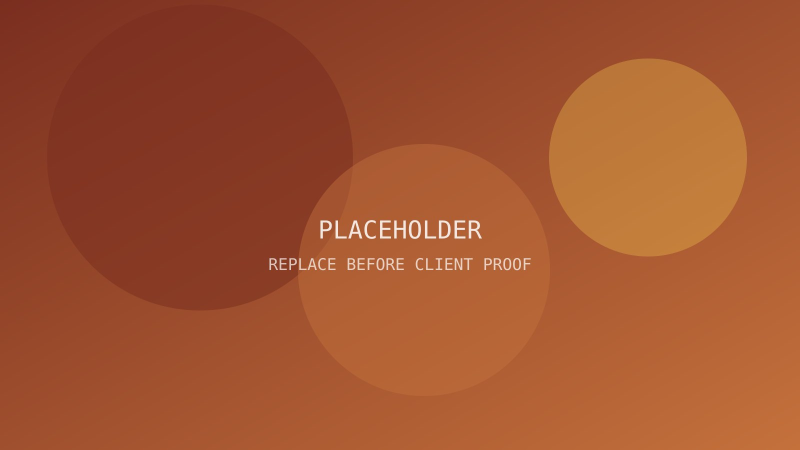
#> input picture modules/ad_builder/assets/bella-vista-catering/hero-landscape.jpg, 1600 x 900 px (shown at 1/2 size)
$ python -i intelligence.py   (imports and definitions only)
#> lines starting #> are read from the running program, lines starting #| are printed output that depends on the picture
#> further down, picture is the input picture: PIL image 1600x900 RGB; mean R, G, B 161.1, 82.9, 47.1
"""Deterministic Media Intelligence: fingerprints, quality, and search text.

AI is not used here. The scheduler can safely run this before the vision sweep,
which gives that sweep a content hash and prevents paying to understand an
unchanged image twice.
"""
from __future__ import annotations

import hashlib
import io
import math
import time
from datetime import datetime, timezone
from urllib.parse import urlparse

import requests
from PIL import Image, ImageFilter, ImageOps, ImageStat
from sqlalchemy import select

from .models import (
    ImageDescription, MediaAssetDetail, MediaSearchDocument, SavedImage, session,
)
from .platform import detail_for

BATCH = 40
BUDGET_SECONDS = 45
MAX_BYTES = 25 * 1024 * 1024
MAX_ATTEMPTS = 3
SEARCH_VERSION = "media-metadata-v1"
FINGERPRINT_VERSION = "sha256+dhash64-v1"


# [24 lines that did not run here, left out]


def _dhash(image: Image.Image) -> str:
    gray = ImageOps.exif_transpose(image).convert("L").resize(
        (9, 8), Image.Resampling.LANCZOS)
    values = list(gray.getdata())
    bits = 0
    for y in range(8):
        for x in range(8):
            bits = (bits << 1) | int(values[y * 9 + x] > values[y * 9 + x + 1])
    return f"{bits:016x}"


def hamming_distance(left: str, right: str) -> int:
    try:
        return (int(left, 16) ^ int(right, 16)).bit_count()
    except (TypeError, ValueError):
        return 64


def _quality(image: Image.Image) -> dict:
    image = ImageOps.exif_transpose(image).convert("RGB")
    width, height = image.size
#> width = 1600; height = 900
    megapixels = width * height / 1_000_000
#> megapixels = 1.44
    if megapixels >= 8:
        resolution = 45
    elif megapixels >= 3:
        resolution = 38
    elif megapixels >= 1.5:
        resolution = 30
    elif megapixels >= .8:
        resolution = 20
    else:
        resolution = max(4, round(megapixels * 20))

    sample = image.copy()
    sample.thumbnail((640, 640), Image.Resampling.LANCZOS)
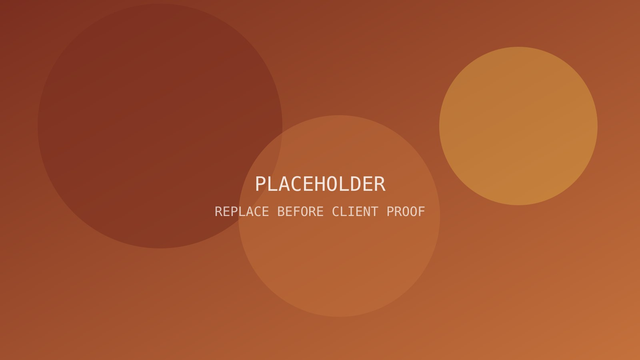
#> sample: PIL image 640x360 RGB; mean R, G, B 161.1, 82.9, 47.1
    luminance = sample.convert("L")
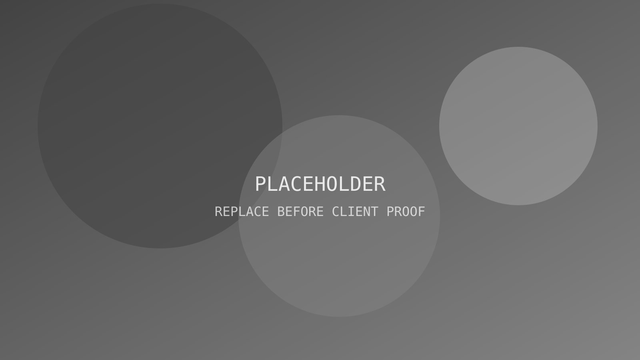
#> luminance: PIL image 640x360 L; min 63, max 254, mean 102.2
    mean = ImageStat.Stat(luminance).mean[0]
#> mean = 102.2
    deviation = ImageStat.Stat(luminance).stddev[0]
#> deviation = 21.18
    edges = luminance.filter(ImageFilter.FIND_EDGES)
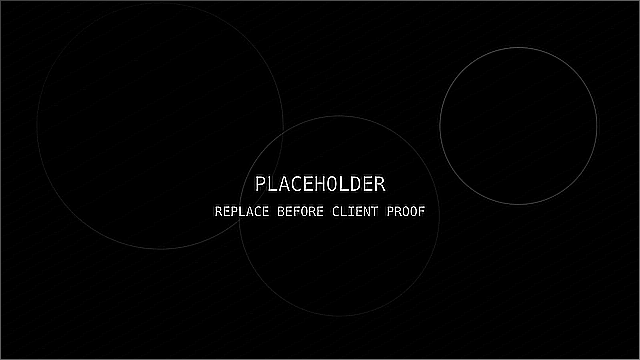
#> edges: PIL image 640x360 L; min 0, max 255, mean 2.8
    edge_variance = ImageStat.Stat(edges).var[0]
#> edge_variance = 390.6
    sharpness = min(25, max(2, round(math.sqrt(max(edge_variance, 0)) * 1.8)))
#> sharpness = 25
    exposure = max(2, round(15 - abs(mean - 130) / 11))
#> exposure = 12
    range_score = min(15, max(2, round(deviation / 3)))
#> range_score = 7
    quality = max(0, min(100, resolution + sharpness + exposure + range_score))
#> quality = 64
    orientation = ("landscape" if width / max(height, 1) > 1.08 else
                   "portrait" if width / max(height, 1) < .92 else "square")
#> orientation = 'landscape'
    return {"quality_score": quality, "orientation": orientation,
            "width": width, "height": height,
            "website_score": min(100, quality + (8 if orientation == "landscape" else 0)),
            "social_score": min(100, quality + (6 if orientation in {"portrait", "square"} else 0)),
            "advertising_score": quality,
            "hero_score": min(100, quality + (12 if orientation == "landscape" and width >= 1600 else 0))}


# [150 lines left out: functions inspect_bytes, _search_text, index_asset, _duplicate_of, inspect_asset, sweep and 1 more, not called in this run]

>>> from PIL import Image
>>> picture = Image.open('../ad_builder/assets/bella-vista-catering/hero-landscape.jpg')
>>> result = _quality(picture)
#> result = {'quality_score': 64, 'orientation': 'landscape', 'width': 1600, 'height': 900, 'website_score': 72, 'social_score': 64, 'advertising_score': 64, 'hero_score': 76}

$ run again, on modules/ad_builder/assets/bella-vista-catering/hero-square.jpg
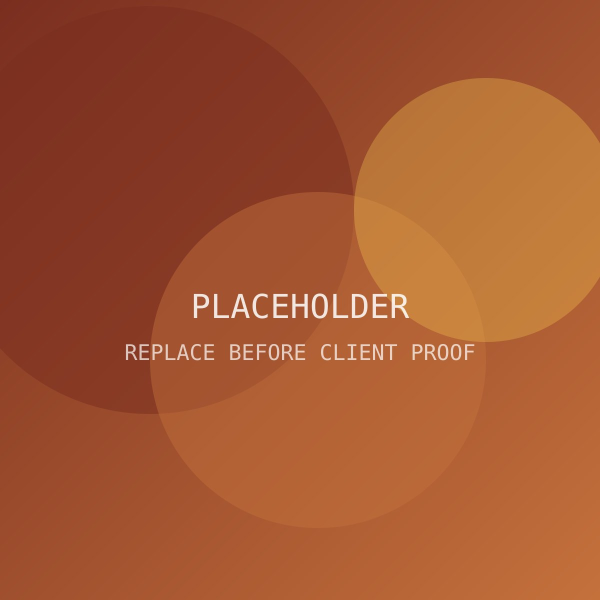
#> input picture modules/ad_builder/assets/bella-vista-catering/hero-square.jpg, 1200 x 1200 px (shown at 1/2 size)
#> picture is the input picture: PIL image 1200x1200 RGB; mean R, G, B 163.4, 86.1, 48.6
#> in _quality, `luminance = sample.convert("L")`:
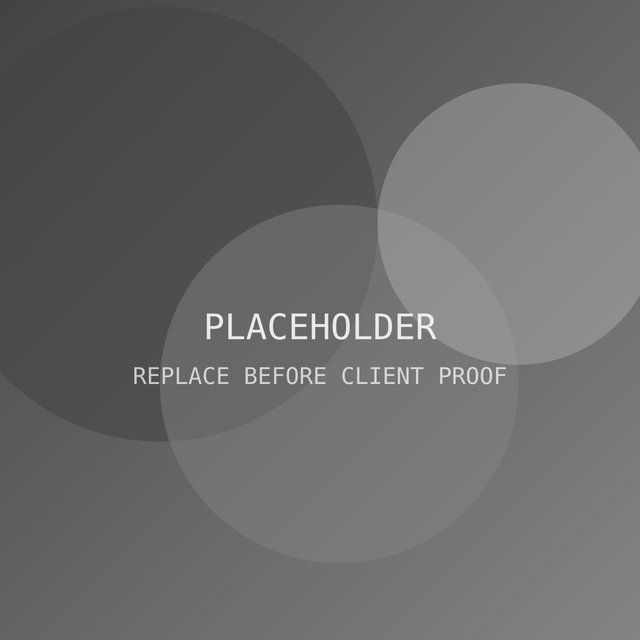
#> luminance: PIL image 640x640 L; min 66, max 250, mean 104.9
#> mean = 104.9
#> deviation = 24.62
#> in _quality, `edges = luminance.filter(ImageFilter.FIND_EDGES)`:
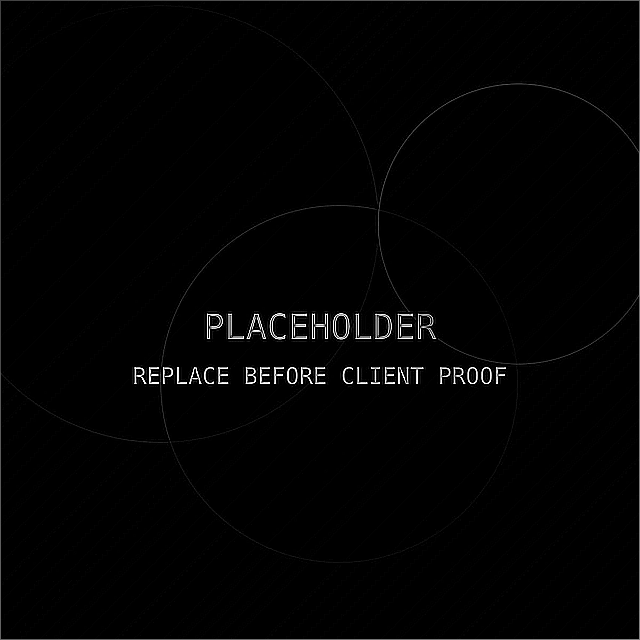
#> edges: PIL image 640x640 L; min 0, max 255, mean 2.9
#> edge_variance = 433.5
#> sharpness = 25
#> exposure = 13
#> range_score = 8
#> quality = 66
#> result = {'quality_score': 66, 'orientation': 'square', 'width': 1200, 'height': 1200, 'website_score': 66, 'social_score': 72, 'advertising_score': 66, 'hero_score': 66}
